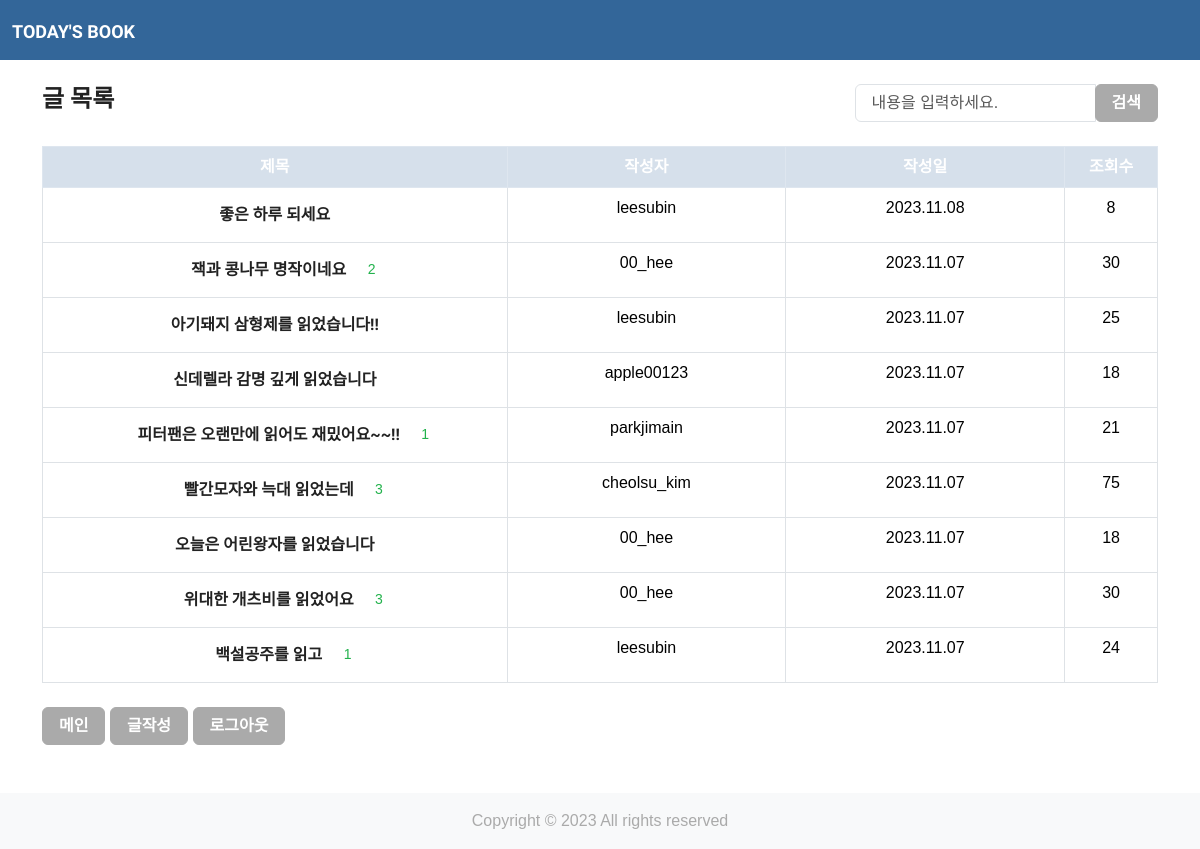
Page /reading_blog/ (signed in) on the committed database.
### reading_blog/models.py (models this page shows, shortened)
class Post(models.Model):
    author = models.ForeignKey(
        User, on_delete=models.CASCADE
    )
    title = models.CharField(max_length=100)
    content = models.TextField()
    thumb_image = models.ImageField(
        upload_to='reading_blog/images/%Y/%m/%d/', blank=True)
    image_upload = models.ImageField(upload_to='blog/%Y/%m/%d/', blank=True, null=True)
    file_upload = models.FileField(
        upload_to='reading_blog/files/%Y/%m/%d/', blank=True)
    created_at = models.DateTimeField(auto_now_add=True)
    updated_at = models.DateField(auto_now=True)
    view_count = models.PositiveIntegerField(default=0)
    tags = models.ManyToManyField('Tag', blank=True)

### reading_blog/views.py (the view)
class PostList(ListView):
    model = Post
    ordering = '-pk'
    def get_queryset(self):
        qs = super().get_queryset()
        q = self.request.GET.get('q', '')
        if q:
            qs = qs.filter(title__icontains=q)
        return qs

### templates/reading_blog/post_list.html
{% extends 'base.html' %}
{% load static %}
{% block content %}
<div class="container mt-4">
    <div class="d-flex justify-content-between align-items-center">
        <h4>글 목록</h4>
        <form class="form-inline" action="" method="GET">
            <div class="input-group">
                <input class="form-control" type="text" name="q" value="{{ request.GET.q }}" placeholder="내용을 입력하세요.">
                <div class="input-group-append">
                    <button class="btn btn-secondary" type="submit">검색</button>
                </div>
            </div>
        </form>
    </div>
    <table class="table table-bordered mt-4 text-center table-hover text-dark">
        <thead class="table-light">
        {% if post_list %}
        <tr class="table-info">
            <th class="col-5">제목</th>
            <th class="col-3">작성자</th>
            <th class="col-3">작성일</th>
            <th class="col-1">조회수</th>
        </tr>
        </thead>
        <tbody>
        {% for post in post_list %}
        <tr>
            <td class="col-5">
                <a href="{% url 'reading_blog:post_detail' pk=post.pk %}" class="btn">{{ post.title }}</a>
                {% if post.comments.count > 0 %}
                <span class="text-success small ml-2">{{ post.comments.count }}</span>
                {% endif %}
            </td>
            <td class="col-3">{{ post.author.username }}</td>
            <td class="col-3">{{ post.created_at|date:"Y.m.d" }}</td>
            <td class="col-1">{{ post.view_count }}</td>
        </tr>
        {% endfor %}
        </tbody>
    </table>
    {% else %}
    <p>작성된 게시글이 없습니다.</p>
    {% endif %}
    <div class="text-left mt-4">
        <a href="{% url 'main:index' %}" class="btn btn-secondary">메인</a>
        <a href="{% url 'reading_blog:post_new' %}" class="btn btn-secondary">글작성</a>
        {% if user.is_authenticated %}
        <a href="{% url 'accounts:logout' %}" class="btn btn-secondary">로그아웃</a>
        {% endif %}
    </div>
</div>
{% endblock %}

### templates/base.html (style rules this page uses)
body { font-family: Arial, sans-serif; }

### rows in the picture
Post: title "좋은 하루 되세요", author.username "leesubin", created_at "2023.11.08", view_count "8"
Post: title "잭과 콩나무 명작이네요", comments.count "2", author.username "00_hee", created_at "2023.11.07", view_count "30"
Post: title "아기돼지 삼형제를 읽었습니다!!", author.username "leesubin", created_at "2023.11.07", view_count "25"
Post: title "신데렐라 감명 깊게 읽었습니다", author.username "apple00123", created_at "2023.11.07", view_count "18"
Post: title "피터팬은 오랜만에 읽어도 재밌어요~~!!", comments.count "1", author.username "parkjimain", created_at "2023.11.07", view_count "21"
Post: title "빨간모자와 늑대 읽었는데", comments.count "3", author.username "cheolsu_kim", created_at "2023.11.07", view_count "75"
Post: title "오늘은 어린왕자를 읽었습니다", author.username "00_hee", created_at "2023.11.07", view_count "18"
Post: title "위대한 개츠비를 읽었어요", comments.count "3", author.username "00_hee", created_at "2023.11.07", view_count "30"
Post: title "백설공주를 읽고", comments.count "1", author.username "leesubin", created_at "2023.11.07", view_count "24"
